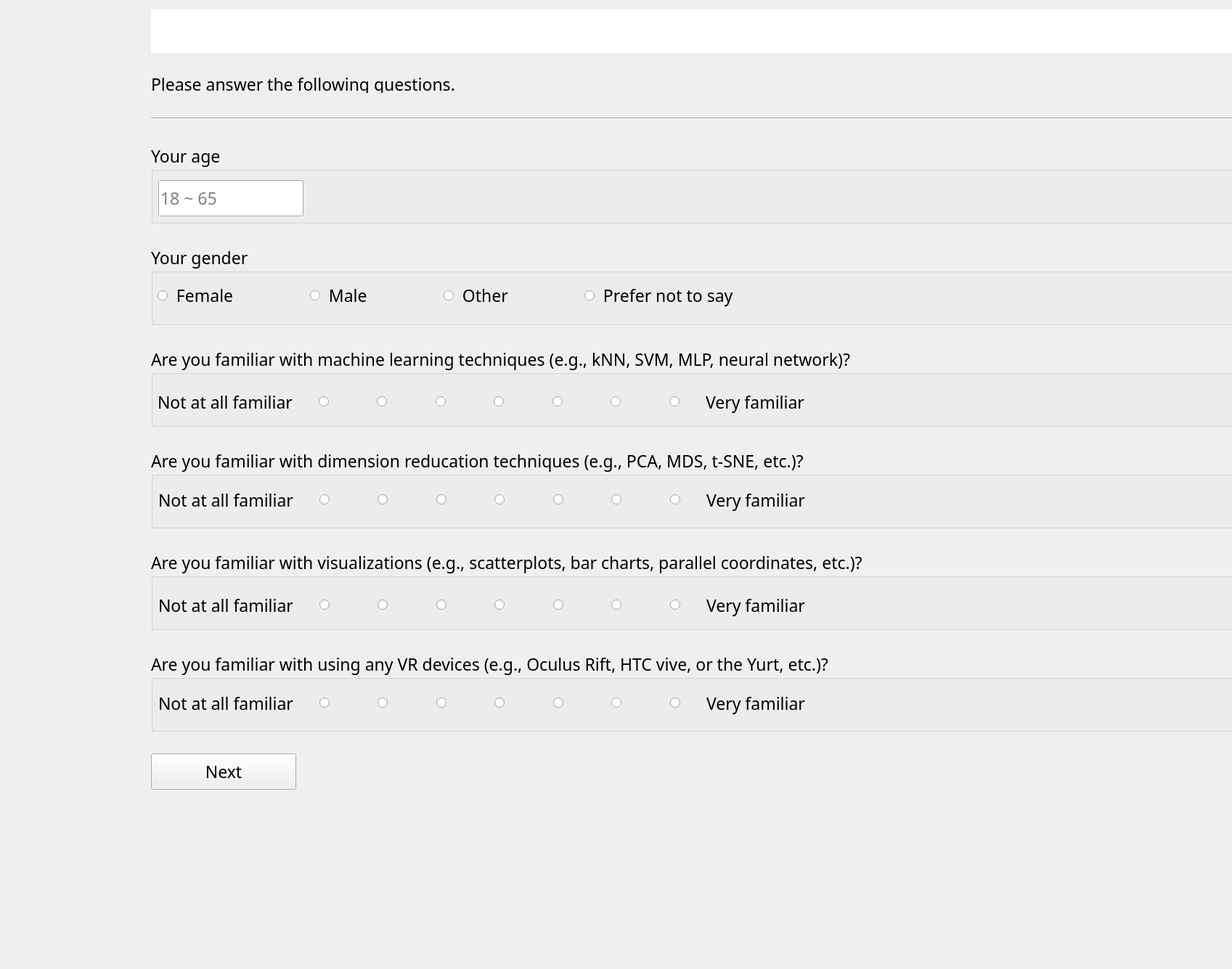
<?xml version="1.0" encoding="UTF-8"?>
<ui version="4.0">
 <class>PreQuesWindow</class>
 <widget class="QMainWindow" name="PreQuesWindow">
  <property name="geometry">
   <rect>
    <x>0</x>
    <y>0</y>
    <width>1697</width>
    <height>1335</height>
   </rect>
  </property>
  <property name="font">
   <font>
    <family>Avenir Next</family>
   </font>
  </property>
  <property name="focusPolicy">
   <enum>Qt::StrongFocus</enum>
  </property>
  <property name="windowTitle">
   <string>~Experiment~</string>
  </property>
  <property name="styleSheet">
   <string notr="true">QMainWindow {background: 'white';}</string>
  </property>
  <widget class="QWidget" name="centralwidget">
   <property name="minimumSize">
    <size>
     <width>1200</width>
     <height>800</height>
    </size>
   </property>
   <widget class="QWidget" name="formLayoutWidget">
    <property name="geometry">
     <rect>
      <x>8</x>
      <y>3</y>
      <width>1710</width>
      <height>1333</height>
     </rect>
    </property>
    <property name="font">
     <font>
      <family>Avenir Next</family>
      <pointsize>24</pointsize>
     </font>
    </property>
    <layout class="QVBoxLayout" name="verticalLayout" stretch="1,1,0,20,20,20,20,20,20,1">
     <property name="spacing">
      <number>30</number>
     </property>
     <property name="sizeConstraint">
      <enum>QLayout::SetFixedSize</enum>
     </property>
     <property name="leftMargin">
      <number>200</number>
     </property>
     <property name="topMargin">
      <number>10</number>
     </property>
     <property name="rightMargin">
      <number>10</number>
     </property>
     <property name="bottomMargin">
      <number>10</number>
     </property>
     <item>
      <widget class="QTextEdit" name="instructionsBox">
       <property name="maximumSize">
        <size>
         <width>16777215</width>
         <height>60</height>
        </size>
       </property>
       <property name="font">
        <font>
         <family>AvenirNext LT Pro Regular</family>
         <pointsize>17</pointsize>
        </font>
       </property>
       <property name="styleSheet">
        <string notr="true">QTextEdit{border: 1px solid white;;}</string>
       </property>
       <property name="verticalScrollBarPolicy">
        <enum>Qt::ScrollBarAlwaysOff</enum>
       </property>
       <property name="horizontalScrollBarPolicy">
        <enum>Qt::ScrollBarAlwaysOff</enum>
       </property>
      </widget>
     </item>
     <item>
      <widget class="QLabel" name="headerLine">
       <property name="minimumSize">
        <size>
         <width>0</width>
         <height>25</height>
        </size>
       </property>
       <property name="maximumSize">
        <size>
         <width>16777215</width>
         <height>25</height>
        </size>
       </property>
       <property name="font">
        <font>
         <family>AvenirNext LT Pro Regular</family>
         <pointsize>17</pointsize>
        </font>
       </property>
       <property name="text">
        <string>Please answer the following questions.</string>
       </property>
      </widget>
     </item>
     <item>
      <widget class="Line" name="lineSeparator">
       <property name="minimumSize">
        <size>
         <width>0</width>
         <height>10</height>
        </size>
       </property>
       <property name="maximumSize">
        <size>
         <width>16777215</width>
         <height>20</height>
        </size>
       </property>
       <property name="font">
        <font>
         <family>Avenir Next</family>
         <pointsize>24</pointsize>
        </font>
       </property>
       <property name="orientation">
        <enum>Qt::Horizontal</enum>
       </property>
      </widget>
     </item>
     <item>
      <widget class="QGroupBox" name="ageGroup">
       <property name="minimumSize">
        <size>
         <width>1500</width>
         <height>110</height>
        </size>
       </property>
       <property name="maximumSize">
        <size>
         <width>16777215</width>
         <height>110</height>
        </size>
       </property>
       <property name="font">
        <font>
         <family>AvenirNext LT Pro Regular</family>
         <pointsize>17</pointsize>
        </font>
       </property>
       <property name="styleSheet">
        <string notr="true"/>
       </property>
       <property name="title">
        <string>Your age</string>
       </property>
       <widget class="QLineEdit" name="ageField">
        <property name="geometry">
         <rect>
          <x>10</x>
          <y>50</y>
          <width>200</width>
          <height>50</height>
         </rect>
        </property>
        <property name="minimumSize">
         <size>
          <width>200</width>
          <height>50</height>
         </size>
        </property>
        <property name="maximumSize">
         <size>
          <width>200</width>
          <height>50</height>
         </size>
        </property>
        <property name="font">
         <font>
          <family>Avenir Next</family>
          <pointsize>17</pointsize>
         </font>
        </property>
        <property name="focusPolicy">
         <enum>Qt::StrongFocus</enum>
        </property>
        <property name="placeholderText">
         <string>18 ~ 65</string>
        </property>
       </widget>
      </widget>
     </item>
     <item>
      <widget class="QGroupBox" name="genderGroup">
       <property name="minimumSize">
        <size>
         <width>1500</width>
         <height>110</height>
        </size>
       </property>
       <property name="maximumSize">
        <size>
         <width>16777215</width>
         <height>110</height>
        </size>
       </property>
       <property name="font">
        <font>
         <family>AvenirNext LT Pro Regular</family>
         <pointsize>17</pointsize>
        </font>
       </property>
       <property name="styleSheet">
        <string notr="true"/>
       </property>
       <property name="title">
        <string>Your gender</string>
       </property>
       <widget class="QWidget" name="horizontalLayoutWidget">
        <property name="geometry">
         <rect>
          <x>9</x>
          <y>50</y>
          <width>1491</width>
          <height>45</height>
         </rect>
        </property>
        <property name="font">
         <font>
          <family>Avenir Next</family>
          <pointsize>24</pointsize>
         </font>
        </property>
        <layout class="QHBoxLayout" name="genderLayout" stretch="2,2,0,8">
         <property name="spacing">
          <number>100</number>
         </property>
         <property name="sizeConstraint">
          <enum>QLayout::SetFixedSize</enum>
         </property>
         <item>
          <widget class="QRadioButton" name="femaleRB">
           <property name="font">
            <font>
             <family>AvenirNext LT Pro Regular</family>
             <pointsize>17</pointsize>
            </font>
           </property>
           <property name="text">
            <string> Female</string>
           </property>
           <attribute name="buttonGroup">
            <string notr="true">genderButtonGroup</string>
           </attribute>
          </widget>
         </item>
         <item>
          <widget class="QRadioButton" name="maleRB">
           <property name="font">
            <font>
             <family>AvenirNext LT Pro Regular</family>
             <pointsize>17</pointsize>
            </font>
           </property>
           <property name="text">
            <string> Male</string>
           </property>
           <attribute name="buttonGroup">
            <string notr="true">genderButtonGroup</string>
           </attribute>
          </widget>
         </item>
         <item>
          <widget class="QRadioButton" name="otherGenderRB">
           <property name="font">
            <font>
             <family>AvenirNext LT Pro Regular</family>
             <pointsize>17</pointsize>
            </font>
           </property>
           <property name="text">
            <string> Other</string>
           </property>
           <attribute name="buttonGroup">
            <string notr="true">genderButtonGroup</string>
           </attribute>
          </widget>
         </item>
         <item>
          <widget class="QRadioButton" name="noGenderRB">
           <property name="font">
            <font>
             <family>AvenirNext LT Pro Regular</family>
             <pointsize>17</pointsize>
            </font>
           </property>
           <property name="text">
            <string> Prefer not to say</string>
           </property>
           <attribute name="buttonGroup">
            <string notr="true">genderButtonGroup</string>
           </attribute>
          </widget>
         </item>
        </layout>
       </widget>
      </widget>
     </item>
     <item>
      <widget class="QGroupBox" name="MLGroup">
       <property name="minimumSize">
        <size>
         <width>1500</width>
         <height>110</height>
        </size>
       </property>
       <property name="maximumSize">
        <size>
         <width>16777215</width>
         <height>110</height>
        </size>
       </property>
       <property name="font">
        <font>
         <family>AvenirNext LT Pro Regular</family>
         <pointsize>17</pointsize>
        </font>
       </property>
       <property name="styleSheet">
        <string notr="true"/>
       </property>
       <property name="title">
        <string>Are you familiar with machine learning techniques (e.g., kNN, SVM, MLP, neural network)?</string>
       </property>
       <widget class="QWidget" name="horizontalLayoutWidget_2">
        <property name="geometry">
         <rect>
          <x>9</x>
          <y>55</y>
          <width>1500</width>
          <height>41</height>
         </rect>
        </property>
        <property name="minimumSize">
         <size>
          <width>1500</width>
          <height>0</height>
         </size>
        </property>
        <property name="font">
         <font>
          <family>Avenir Next</family>
          <pointsize>24</pointsize>
         </font>
        </property>
        <layout class="QHBoxLayout" name="MLLayout" stretch="2,1,1,1,1,1,1,1,10">
         <item alignment="Qt::AlignRight">
          <widget class="QLabel" name="notFamiliarMLLabel">
           <property name="font">
            <font>
             <family>AvenirNext LT Pro Regular</family>
             <pointsize>17</pointsize>
             <weight>50</weight>
             <bold>false</bold>
            </font>
           </property>
           <property name="text">
            <string>Not at all familiar</string>
           </property>
          </widget>
         </item>
         <item alignment="Qt::AlignHCenter|Qt::AlignVCenter">
          <widget class="QRadioButton" name="MLRB1">
           <property name="font">
            <font>
             <family>Avenir Next</family>
             <pointsize>24</pointsize>
            </font>
           </property>
           <property name="accessibleName">
            <string>1</string>
           </property>
           <property name="text">
            <string/>
           </property>
           <attribute name="buttonGroup">
            <string notr="true">MLButtonGroup</string>
           </attribute>
          </widget>
         </item>
         <item alignment="Qt::AlignHCenter">
          <widget class="QRadioButton" name="MLRB2">
           <property name="font">
            <font>
             <family>Avenir Next</family>
             <pointsize>24</pointsize>
            </font>
           </property>
           <property name="accessibleName">
            <string>2</string>
           </property>
           <property name="text">
            <string/>
           </property>
           <attribute name="buttonGroup">
            <string notr="true">MLButtonGroup</string>
           </attribute>
          </widget>
         </item>
         <item alignment="Qt::AlignHCenter">
          <widget class="QRadioButton" name="MLRB3">
           <property name="font">
            <font>
             <family>Avenir Next</family>
             <pointsize>24</pointsize>
            </font>
           </property>
           <property name="accessibleName">
            <string>3</string>
           </property>
           <property name="text">
            <string/>
           </property>
           <attribute name="buttonGroup">
            <string notr="true">MLButtonGroup</string>
           </attribute>
          </widget>
         </item>
         <item alignment="Qt::AlignHCenter">
          <widget class="QRadioButton" name="MLRB4">
           <property name="font">
            <font>
             <family>Avenir Next</family>
             <pointsize>24</pointsize>
            </font>
           </property>
           <property name="accessibleName">
            <string extracomment="4">4</string>
           </property>
           <property name="text">
            <string/>
           </property>
           <attribute name="buttonGroup">
            <string notr="true">MLButtonGroup</string>
           </attribute>
          </widget>
         </item>
         <item alignment="Qt::AlignHCenter">
          <widget class="QRadioButton" name="MLRB5">
           <property name="font">
            <font>
             <family>Avenir Next</family>
             <pointsize>24</pointsize>
            </font>
           </property>
           <property name="accessibleName">
            <string>5</string>
           </property>
           <property name="text">
            <string/>
           </property>
           <attribute name="buttonGroup">
            <string notr="true">MLButtonGroup</string>
           </attribute>
          </widget>
         </item>
         <item alignment="Qt::AlignHCenter">
          <widget class="QRadioButton" name="MLRB6">
           <property name="font">
            <font>
             <family>Avenir Next</family>
             <pointsize>24</pointsize>
            </font>
           </property>
           <property name="accessibleName">
            <string>6</string>
           </property>
           <property name="text">
            <string/>
           </property>
           <attribute name="buttonGroup">
            <string notr="true">MLButtonGroup</string>
           </attribute>
          </widget>
         </item>
         <item alignment="Qt::AlignHCenter">
          <widget class="QRadioButton" name="MLRB7">
           <property name="font">
            <font>
             <family>Avenir Next</family>
             <pointsize>24</pointsize>
            </font>
           </property>
           <property name="accessibleName">
            <string>7</string>
           </property>
           <property name="text">
            <string/>
           </property>
           <attribute name="buttonGroup">
            <string notr="true">MLButtonGroup</string>
           </attribute>
          </widget>
         </item>
         <item alignment="Qt::AlignLeft">
          <widget class="QLabel" name="familiarMLLabel">
           <property name="font">
            <font>
             <family>AvenirNext LT Pro Regular</family>
             <pointsize>17</pointsize>
             <weight>50</weight>
             <bold>false</bold>
            </font>
           </property>
           <property name="text">
            <string>Very familiar</string>
           </property>
          </widget>
         </item>
        </layout>
       </widget>
      </widget>
     </item>
     <item>
      <widget class="QGroupBox" name="DRGroup">
       <property name="minimumSize">
        <size>
         <width>1500</width>
         <height>110</height>
        </size>
       </property>
       <property name="maximumSize">
        <size>
         <width>16777215</width>
         <height>110</height>
        </size>
       </property>
       <property name="font">
        <font>
         <family>AvenirNext LT Pro Regular</family>
         <pointsize>17</pointsize>
        </font>
       </property>
       <property name="styleSheet">
        <string notr="true"/>
       </property>
       <property name="title">
        <string>Are you familiar with dimension reducation techniques (e.g., PCA, MDS, t-SNE, etc.)?</string>
       </property>
       <widget class="QWidget" name="horizontalLayoutWidget_4">
        <property name="geometry">
         <rect>
          <x>10</x>
          <y>50</y>
          <width>1500</width>
          <height>41</height>
         </rect>
        </property>
        <property name="minimumSize">
         <size>
          <width>1500</width>
          <height>0</height>
         </size>
        </property>
        <property name="font">
         <font>
          <family>Avenir Next</family>
          <pointsize>24</pointsize>
         </font>
        </property>
        <layout class="QHBoxLayout" name="DRLayout" stretch="2,1,1,1,1,1,1,1,10">
         <item alignment="Qt::AlignRight">
          <widget class="QLabel" name="notFamiliarDRLabel">
           <property name="font">
            <font>
             <family>AvenirNext LT Pro Regular</family>
             <pointsize>17</pointsize>
             <weight>50</weight>
             <bold>false</bold>
            </font>
           </property>
           <property name="text">
            <string>Not at all familiar</string>
           </property>
          </widget>
         </item>
         <item alignment="Qt::AlignHCenter|Qt::AlignVCenter">
          <widget class="QRadioButton" name="RDRB1">
           <property name="font">
            <font>
             <family>Avenir Next</family>
             <pointsize>24</pointsize>
            </font>
           </property>
           <property name="accessibleName">
            <string notr="true">1</string>
           </property>
           <property name="text">
            <string extracomment="1"/>
           </property>
           <attribute name="buttonGroup">
            <string notr="true">DRButtonGroup</string>
           </attribute>
          </widget>
         </item>
         <item alignment="Qt::AlignHCenter">
          <widget class="QRadioButton" name="RDRB2">
           <property name="font">
            <font>
             <family>Avenir Next</family>
             <pointsize>24</pointsize>
            </font>
           </property>
           <property name="accessibleName">
            <string>2</string>
           </property>
           <property name="text">
            <string/>
           </property>
           <attribute name="buttonGroup">
            <string notr="true">DRButtonGroup</string>
           </attribute>
          </widget>
         </item>
         <item alignment="Qt::AlignHCenter">
          <widget class="QRadioButton" name="RDRB3">
           <property name="font">
            <font>
             <family>Avenir Next</family>
             <pointsize>24</pointsize>
            </font>
           </property>
           <property name="accessibleName">
            <string>3</string>
           </property>
           <property name="text">
            <string/>
           </property>
           <attribute name="buttonGroup">
            <string notr="true">DRButtonGroup</string>
           </attribute>
          </widget>
         </item>
         <item alignment="Qt::AlignHCenter">
          <widget class="QRadioButton" name="RDRB4">
           <property name="font">
            <font>
             <family>Avenir Next</family>
             <pointsize>24</pointsize>
            </font>
           </property>
           <property name="accessibleName">
            <string>4</string>
           </property>
           <property name="text">
            <string/>
           </property>
           <attribute name="buttonGroup">
            <string notr="true">DRButtonGroup</string>
           </attribute>
          </widget>
         </item>
         <item alignment="Qt::AlignHCenter">
          <widget class="QRadioButton" name="RDRB5">
           <property name="font">
            <font>
             <family>Avenir Next</family>
             <pointsize>24</pointsize>
            </font>
           </property>
           <property name="accessibleName">
            <string>5</string>
           </property>
           <property name="text">
            <string/>
           </property>
           <attribute name="buttonGroup">
            <string notr="true">DRButtonGroup</string>
           </attribute>
          </widget>
         </item>
         <item alignment="Qt::AlignHCenter">
          <widget class="QRadioButton" name="RDRB6">
           <property name="font">
            <font>
             <family>Avenir Next</family>
             <pointsize>24</pointsize>
            </font>
           </property>
           <property name="accessibleName">
            <string>6</string>
           </property>
           <property name="text">
            <string/>
           </property>
           <attribute name="buttonGroup">
            <string notr="true">DRButtonGroup</string>
           </attribute>
          </widget>
         </item>
         <item alignment="Qt::AlignHCenter">
          <widget class="QRadioButton" name="RDRB7">
           <property name="font">
            <font>
             <family>Avenir Next</family>
             <pointsize>24</pointsize>
            </font>
           </property>
           <property name="accessibleName">
            <string>7</string>
           </property>
           <property name="text">
            <string/>
           </property>
           <attribute name="buttonGroup">
            <string notr="true">DRButtonGroup</string>
           </attribute>
          </widget>
         </item>
         <item alignment="Qt::AlignLeft">
          <widget class="QLabel" name="familiarDRLabel">
           <property name="font">
            <font>
             <family>AvenirNext LT Pro Regular</family>
             <pointsize>17</pointsize>
             <weight>50</weight>
             <bold>false</bold>
            </font>
           </property>
           <property name="text">
            <string>Very familiar</string>
           </property>
          </widget>
         </item>
        </layout>
       </widget>
      </widget>
     </item>
     <item>
      <widget class="QGroupBox" name="VISGroup">
       <property name="minimumSize">
        <size>
         <width>1500</width>
         <height>110</height>
        </size>
       </property>
       <property name="maximumSize">
        <size>
         <width>16777215</width>
         <height>110</height>
        </size>
       </property>
       <property name="font">
        <font>
         <family>AvenirNext LT Pro Regular</family>
         <pointsize>17</pointsize>
        </font>
       </property>
       <property name="styleSheet">
        <string notr="true"/>
       </property>
       <property name="title">
        <string>Are you familiar with visualizations (e.g., scatterplots, bar charts, parallel coordinates, etc.)? </string>
       </property>
       <widget class="QWidget" name="horizontalLayoutWidget_5">
        <property name="geometry">
         <rect>
          <x>10</x>
          <y>50</y>
          <width>1500</width>
          <height>51</height>
         </rect>
        </property>
        <property name="minimumSize">
         <size>
          <width>1500</width>
          <height>0</height>
         </size>
        </property>
        <property name="font">
         <font>
          <family>Avenir Next</family>
          <pointsize>24</pointsize>
         </font>
        </property>
        <layout class="QHBoxLayout" name="VISLayout" stretch="2,1,1,1,1,1,1,1,10">
         <item alignment="Qt::AlignRight">
          <widget class="QLabel" name="notFamiliarVISLabel">
           <property name="font">
            <font>
             <family>AvenirNext LT Pro Regular</family>
             <pointsize>17</pointsize>
             <weight>50</weight>
             <bold>false</bold>
            </font>
           </property>
           <property name="text">
            <string>Not at all familiar</string>
           </property>
          </widget>
         </item>
         <item alignment="Qt::AlignHCenter|Qt::AlignVCenter">
          <widget class="QRadioButton" name="VISRB1">
           <property name="font">
            <font>
             <family>Avenir Next</family>
             <pointsize>24</pointsize>
            </font>
           </property>
           <property name="accessibleName">
            <string>1</string>
           </property>
           <property name="text">
            <string/>
           </property>
           <attribute name="buttonGroup">
            <string notr="true">VISButtonGroup</string>
           </attribute>
          </widget>
         </item>
         <item alignment="Qt::AlignHCenter">
          <widget class="QRadioButton" name="VISRB2">
           <property name="font">
            <font>
             <family>Avenir Next</family>
             <pointsize>24</pointsize>
            </font>
           </property>
           <property name="accessibleName">
            <string>2</string>
           </property>
           <property name="text">
            <string/>
           </property>
           <attribute name="buttonGroup">
            <string notr="true">VISButtonGroup</string>
           </attribute>
          </widget>
         </item>
         <item alignment="Qt::AlignHCenter">
          <widget class="QRadioButton" name="VISRB3">
           <property name="font">
            <font>
             <family>Avenir Next</family>
             <pointsize>24</pointsize>
            </font>
           </property>
           <property name="accessibleName">
            <string>3</string>
           </property>
           <property name="text">
            <string/>
           </property>
           <attribute name="buttonGroup">
            <string notr="true">VISButtonGroup</string>
           </attribute>
          </widget>
         </item>
         <item alignment="Qt::AlignHCenter">
          <widget class="QRadioButton" name="VISRB4">
           <property name="font">
            <font>
             <family>Avenir Next</family>
             <pointsize>24</pointsize>
            </font>
           </property>
           <property name="accessibleName">
            <string>4</string>
           </property>
           <property name="text">
            <string/>
           </property>
           <attribute name="buttonGroup">
            <string notr="true">VISButtonGroup</string>
           </attribute>
          </widget>
         </item>
         <item alignment="Qt::AlignHCenter">
          <widget class="QRadioButton" name="VISRB5">
           <property name="font">
            <font>
             <family>Avenir Next</family>
             <pointsize>24</pointsize>
            </font>
           </property>
           <property name="accessibleName">
            <string>5</string>
           </property>
           <property name="text">
            <string/>
           </property>
           <attribute name="buttonGroup">
            <string notr="true">VISButtonGroup</string>
           </attribute>
          </widget>
         </item>
         <item alignment="Qt::AlignHCenter">
          <widget class="QRadioButton" name="VISRB6">
           <property name="font">
            <font>
             <family>Avenir Next</family>
             <pointsize>24</pointsize>
            </font>
           </property>
           <property name="accessibleName">
            <string>6</string>
           </property>
           <property name="text">
            <string/>
           </property>
           <attribute name="buttonGroup">
            <string notr="true">VISButtonGroup</string>
           </attribute>
          </widget>
         </item>
         <item alignment="Qt::AlignHCenter">
          <widget class="QRadioButton" name="VISRB7">
           <property name="font">
            <font>
             <family>Avenir Next</family>
             <pointsize>24</pointsize>
            </font>
           </property>
           <property name="accessibleName">
            <string>7</string>
           </property>
           <property name="text">
            <string/>
           </property>
           <attribute name="buttonGroup">
            <string notr="true">VISButtonGroup</string>
           </attribute>
          </widget>
         </item>
         <item alignment="Qt::AlignLeft">
          <widget class="QLabel" name="familiarVISLabel">
           <property name="font">
            <font>
             <family>AvenirNext LT Pro Regular</family>
             <pointsize>17</pointsize>
             <weight>50</weight>
             <bold>false</bold>
            </font>
           </property>
           <property name="text">
            <string>Very familiar</string>
           </property>
          </widget>
         </item>
        </layout>
       </widget>
      </widget>
     </item>
     <item>
      <widget class="QGroupBox" name="VRGroup">
       <property name="minimumSize">
        <size>
         <width>1500</width>
         <height>110</height>
        </size>
       </property>
       <property name="maximumSize">
        <size>
         <width>16777215</width>
         <height>110</height>
        </size>
       </property>
       <property name="font">
        <font>
         <family>AvenirNext LT Pro Regular</family>
         <pointsize>17</pointsize>
        </font>
       </property>
       <property name="styleSheet">
        <string notr="true"/>
       </property>
       <property name="title">
        <string>Are you familiar with using any VR devices (e.g., Oculus Rift, HTC vive, or the Yurt, etc.)?</string>
       </property>
       <widget class="QWidget" name="horizontalLayoutWidget_6">
        <property name="geometry">
         <rect>
          <x>10</x>
          <y>50</y>
          <width>1500</width>
          <height>41</height>
         </rect>
        </property>
        <property name="minimumSize">
         <size>
          <width>1500</width>
          <height>0</height>
         </size>
        </property>
        <property name="font">
         <font>
          <family>Avenir Next</family>
          <pointsize>24</pointsize>
         </font>
        </property>
        <layout class="QHBoxLayout" name="VRLayout" stretch="2,1,1,1,1,1,1,1,10">
         <item alignment="Qt::AlignRight">
          <widget class="QLabel" name="familiarVRLabel">
           <property name="font">
            <font>
             <family>AvenirNext LT Pro Regular</family>
             <pointsize>17</pointsize>
             <weight>50</weight>
             <bold>false</bold>
            </font>
           </property>
           <property name="text">
            <string>Not at all familiar</string>
           </property>
          </widget>
         </item>
         <item alignment="Qt::AlignHCenter|Qt::AlignVCenter">
          <widget class="QRadioButton" name="VRRB1">
           <property name="font">
            <font>
             <family>Avenir Next</family>
             <pointsize>24</pointsize>
            </font>
           </property>
           <property name="accessibleName">
            <string>1</string>
           </property>
           <property name="text">
            <string/>
           </property>
           <attribute name="buttonGroup">
            <string notr="true">VRButtonGroup</string>
           </attribute>
          </widget>
         </item>
         <item alignment="Qt::AlignHCenter">
          <widget class="QRadioButton" name="VRRB2">
           <property name="font">
            <font>
             <family>Avenir Next</family>
             <pointsize>24</pointsize>
            </font>
           </property>
           <property name="accessibleName">
            <string>2</string>
           </property>
           <property name="text">
            <string/>
           </property>
           <attribute name="buttonGroup">
            <string notr="true">VRButtonGroup</string>
           </attribute>
          </widget>
         </item>
         <item alignment="Qt::AlignHCenter">
          <widget class="QRadioButton" name="VRRB3">
           <property name="font">
            <font>
             <family>Avenir Next</family>
             <pointsize>24</pointsize>
            </font>
           </property>
           <property name="accessibleName">
            <string>3</string>
           </property>
           <property name="text">
            <string/>
           </property>
           <attribute name="buttonGroup">
            <string notr="true">VRButtonGroup</string>
           </attribute>
          </widget>
         </item>
         <item alignment="Qt::AlignHCenter">
          <widget class="QRadioButton" name="VRRB4">
           <property name="font">
            <font>
             <family>Avenir Next</family>
             <pointsize>24</pointsize>
            </font>
           </property>
           <property name="accessibleName">
            <string>4</string>
           </property>
           <property name="text">
            <string/>
           </property>
           <attribute name="buttonGroup">
            <string notr="true">VRButtonGroup</string>
           </attribute>
          </widget>
         </item>
         <item alignment="Qt::AlignHCenter">
          <widget class="QRadioButton" name="VRRB5">
           <property name="font">
            <font>
             <family>Avenir Next</family>
             <pointsize>24</pointsize>
            </font>
           </property>
           <property name="accessibleName">
            <string>5</string>
           </property>
           <property name="text">
            <string/>
           </property>
           <attribute name="buttonGroup">
            <string notr="true">VRButtonGroup</string>
           </attribute>
          </widget>
         </item>
         <item alignment="Qt::AlignHCenter">
          <widget class="QRadioButton" name="VRRB6">
           <property name="font">
            <font>
             <family>Avenir Next</family>
             <pointsize>24</pointsize>
            </font>
           </property>
           <property name="accessibleName">
            <string>6</string>
           </property>
           <property name="text">
            <string/>
           </property>
           <attribute name="buttonGroup">
            <string notr="true">VRButtonGroup</string>
           </attribute>
          </widget>
         </item>
         <item alignment="Qt::AlignHCenter">
          <widget class="QRadioButton" name="VRRB7">
           <property name="font">
            <font>
             <family>Avenir Next</family>
             <pointsize>24</pointsize>
            </font>
           </property>
           <property name="accessibleName">
            <string>7</string>
           </property>
           <property name="text">
            <string/>
           </property>
           <attribute name="buttonGroup">
            <string notr="true">VRButtonGroup</string>
           </attribute>
          </widget>
         </item>
         <item alignment="Qt::AlignLeft">
          <widget class="QLabel" name="notFamiliarVRLabel">
           <property name="font">
            <font>
             <family>AvenirNext LT Pro Regular</family>
             <pointsize>17</pointsize>
             <weight>50</weight>
             <bold>false</bold>
            </font>
           </property>
           <property name="text">
            <string>Very familiar</string>
           </property>
          </widget>
         </item>
        </layout>
       </widget>
      </widget>
     </item>
     <item alignment="Qt::AlignLeft">
      <widget class="QPushButton" name="nextButton">
       <property name="minimumSize">
        <size>
         <width>200</width>
         <height>50</height>
        </size>
       </property>
       <property name="maximumSize">
        <size>
         <width>200</width>
         <height>50</height>
        </size>
       </property>
       <property name="font">
        <font>
         <family>AvenirNext LT Pro Regular</family>
         <pointsize>17</pointsize>
        </font>
       </property>
       <property name="text">
        <string>Next</string>
       </property>
      </widget>
     </item>
    </layout>
   </widget>
  </widget>
 </widget>
 <resources/>
 <connections/>
 <buttongroups>
  <buttongroup name="VRButtonGroup"/>
  <buttongroup name="VISButtonGroup"/>
  <buttongroup name="DRButtonGroup"/>
  <buttongroup name="MLButtonGroup"/>
  <buttongroup name="genderButtonGroup"/>
 </buttongroups>
</ui>
